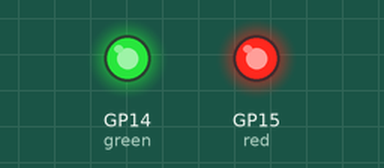
This program was run on a simulated Raspberry Pi Pico running MicroPython. Parts: output pins drawn as LEDs (lit = HIGH).

Above: at 0.1 s.
At 0.6 s:
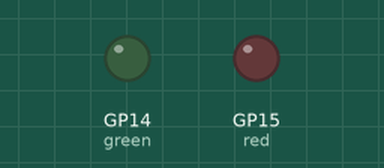
At 21.1 s:
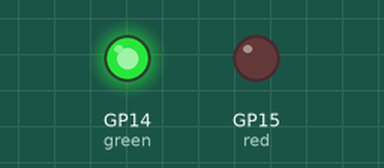
At 35.1 s:
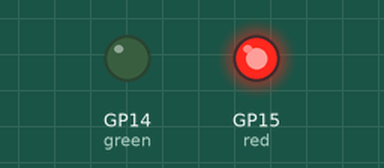
Timing chart, 0 to 36.6 s (numbered marks = the images above):
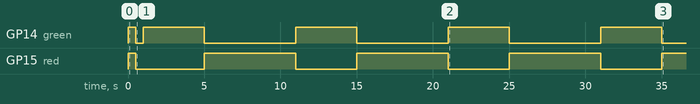

Measured:
- by itself, GP14 (green): goes HIGH 0.50 s, LOW 0.50 s, 3 × (HIGH 4.0 s, LOW 6.0 s), HIGH 4.0 s, then LOW
- by itself, GP15 (red): goes HIGH 0.50 s, LOW 4.5 s, 3 × (HIGH 6.0 s, LOW 4.0 s), then HIGH

The program:

4-6_breathing.py
```python
# Blue light was too bright for night usage
# Simplified to only red-green leds
# Also green is now in and red is out to fit connotations

from machine import Pin
import time

TIMEOUT_MINUTES = 30 # Sleep mode, will auto turn off after n minutes
NO_TIMEOUT_FLAG = 0 # 0 for false (finite), 1 for true (infinite)

red = Pin(15, Pin.OUT) # Breathe out
green = Pin(14, Pin.OUT) # Breathe in

led_list = [red, green]

def main():
    try:
        startup_test() # check all leds turn on; circuit is correct
        for i in range(6 * TIMEOUT_MINUTES): # 6 breath cycles per minute * number of minutes to run
            breathe(green, 4) # breathe in for 4 seconds
            breathe(red, 6) # breathe out for 6 seconds
            i -= NO_TIMEOUT_FLAG # if 'NO_TIMEOUT_FLAG' set to 1, will decrement i causing an infinite loop
            # if NO_TIMEOUT_FLAG = 0 then this line has no impact as i-0 = i
    except: # if any errors arise, turn off
        [led.off() for led in led_list]

def startup_test():
    [led.on() for led in led_list] # turn on all leds
    time.sleep(0.5)
    [led.off() for led in led_list] # turn off all leds
    time.sleep(0.5)

def breathe(led, timing): # 4 for in, 6 for out
    led.on()
    time.sleep(timing)
    led.off()

if __name__ == "__main__":
    main()


# Does it run at all (hope so) YES
# Does timeout / sleep mode work? YES
```
